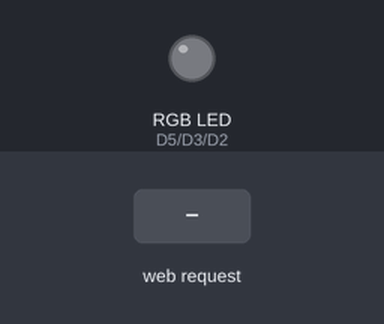
Simulated run of this sketch. Board: ESP8266 (NodeMCU). Shown: an RGB LED mixed from three pins (HIGH = lit). The inputs (shaded band) are chosen by the test bench. Dim RGB values are drawn brighter than linear; WiFi joins after 1.5 s; servers stay silent unless stated; what the sketch prints to the serial monitor is not drawn.

Above: at 2.7 s.
2.8 s: HTTP request GET /off received
At 3.6 s:
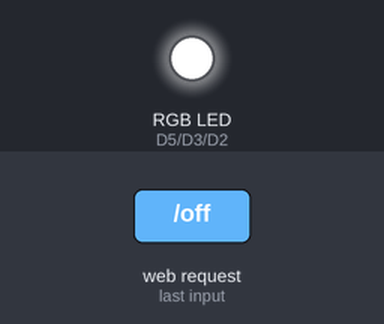
4.3 s: HTTP request GET /on received
At 4.8 s:
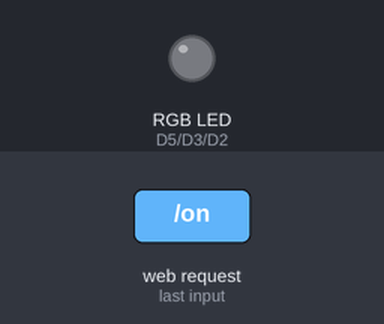
5.8 s: HTTP request GET /color?r=1 received
At 7.0 s:
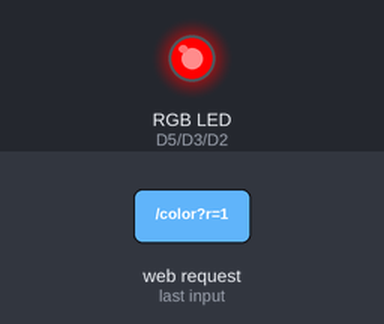
7.3 s: HTTP request GET /color?r=120 received
At 8.2 s:
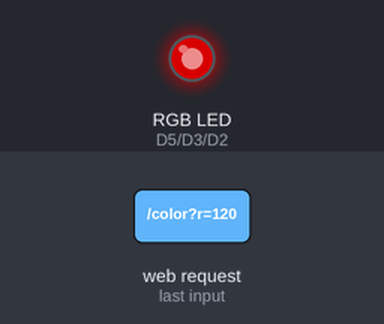
8.8 s: HTTP request GET /color?g=1 received
At 9.4 s:
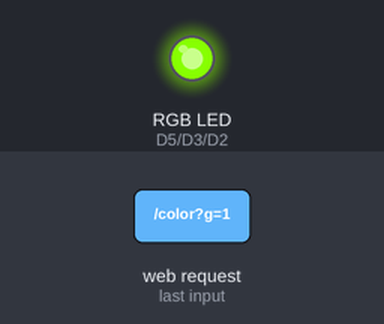
10.3 s: HTTP request GET /color?r=0 received
At 11.7 s:
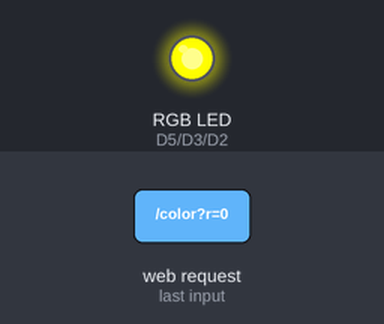
Timing chart, 0 to 12.8 s (numbered marks = the images above; inputs shaded):
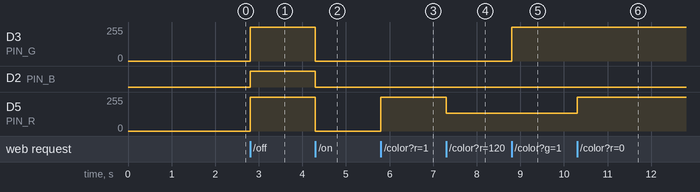

Measured:
- after the input at 2.8 s, D3 (PIN_G), D5 (PIN_R): 0/255 → 255/255 at once; D2 (PIN_B): LOW → HIGH at once
- after the input at 4.3 s, D3 (PIN_G), D5 (PIN_R): 255/255 → 0/255 at once; D2 (PIN_B): HIGH → LOW at once
- after the input at 5.8 s, D5 (PIN_R): 0/255 → 254/255 at once
- after the input at 7.3 s, D5 (PIN_R): 254/255 → 135/255 at once
- after the input at 8.8 s, D3 (PIN_G): 0/255 → 254/255 at once
- after the input at 10.3 s, D5 (PIN_R): 135/255 → 255/255 at once

The sketch:

led.ino
```cpp
#include <ESP8266WiFi.h>
#include <ESP8266WebServer.h>
#include <ArduinoJson.h>
#include <math.h>

// ——— Настройки Wi-Fi —————————————————————————————————————————————————
const char* WIFI_SSID     = "Redmi Note 12";
const char* WIFI_PASSWORD = "sarik323";

// ——— Пины ленты и микрофона ————————————————————————————————————————
#define PIN_R   D5
#define PIN_G   D3
#define PIN_B   D2
#define PIN_MIC A0

// ——— Глобальные переменные состояния —————————————————————————————
ESP8266WebServer server(80);

bool   isOn = false;
uint8_t r    = 255;
uint8_t g    = 255;
uint8_t b    = 255;
uint8_t mode = 0;  // 0=статичный, 1=дыхание, 2=радуга, 3=музыка

void setup() {
  Serial.begin(9600);

  // Инициализация пинов
  pinMode(PIN_R, OUTPUT);
  pinMode(PIN_G, OUTPUT);
  pinMode(PIN_B, OUTPUT);
  analogWrite(PIN_R, 0);  // Начальное состояние выключено
  analogWrite(PIN_G, 0);
  analogWrite(PIN_B, 0);

  // Подключение к Wi-Fi
  WiFi.mode(WIFI_STA);
  WiFi.begin(WIFI_SSID, WIFI_PASSWORD);
  while (WiFi.status() != WL_CONNECTED) {
    delay(500);
    Serial.print(".");
  }
  Serial.println();
  Serial.print("Ready, IP = ");
  Serial.println(WiFi.localIP());

  // Маршруты веб-сервера
  server.on("/", handleRoot);
  server.on("/on", handleOn);
  server.on("/off", handleOff);
  server.on("/color", handleColor);
  server.on("/mode", handleModeSetting);
  server.begin();
}

void loop() {
  server.handleClient();
  handleModeAnimations();
}

// ——— Обработчики веб-запросов ———————————————————————————————————
void handleRoot() {
  String html = "<!DOCTYPE html><html>"
                "<head><title>LED Control</title></head>"
                "<body>"
                "<h1>LED Strip Control</h1>"
                "<p><a href='/on'><button>Включить</button></a> "
                "<a href='/off'><button>Выключить</button></a></p>"
                "<form action='/color' method='GET'>"
                "R: <input type='number' name='r' min=0 max=255 value='" + String(r) + "'><br>"
                "G: <input type='number' name='g' min=0 max=255 value='" + String(g) + "'><br>"
                "B: <input type='number' name='b' min=0 max=255 value='" + String(b) + "'><br>"
                "<input type='submit' value='Установить цвет'>"
                "</form>"
                "<form action='/mode' method='GET'>"
                "Режим: <select name='m'>"
                "<option value='0'>Статичный</option>"
                "<option value='1'>Дыхание</option>"
                "<option value='2'>Радуга</option>"
                "<option value='3'>Музыка</option>"
                "</select>"
                "<input type='submit' value='Выбрать режим'>"
                "</form>"
                "</body></html>";
  server.send(200, "text/html", html);
}

void handleOn() {
  isOn = true;
  applyColor(r, g, b);  // Применяем сохраненный цвет
  server.send(200, "application/json", "{\"status\":\"on\"}");
}

void handleOff() {
  isOn = false;
  applyColor(0, 0, 0);  // Выключаем ленту
  server.send(200, "application/json", "{\"status\":\"off\"}");
}

void handleColor() {
  if (server.hasArg("r")) r = server.arg("r").toInt();
  if (server.hasArg("g")) g = server.arg("g").toInt();
  if (server.hasArg("b")) b = server.arg("b").toInt();

  r = constrain(r, 0, 255);
  g = constrain(g, 0, 255);
  b = constrain(b, 0, 255);

  if(isOn && mode == 0) {
    applyColor(r, g, b);
  }

  server.send(200, "application/json",
    "{ \"r\": " + String(r) +
    ", \"g\": " + String(g) +
    ", \"b\": " + String(b) + " }");
}

void handleModeSetting() {
  if (server.hasArg("m")) {
    mode = server.arg("m").toInt();
    if(mode < 0 || mode > 3) mode = 0;
    Serial.print("Режим изменен на: "); Serial.println(mode);  // Отладка
  }
  server.send(200, "application/json", "{ \"mode\": " + String(mode) + " }");
}

// ——— Управление лентой ———————————————————————————————————————
void applyColor(uint8_t R, uint8_t G, uint8_t B) {
  // Выводим текущие значения для отладки
  Serial.print("R: "); Serial.print(R);
  Serial.print(" (PWM: "); Serial.print(255 - R); Serial.print(")");
  Serial.print(" | G: "); Serial.print(G);
  Serial.print(" (PWM: "); Serial.print(255 - G); Serial.print(")");
  Serial.print(" | B: "); Serial.print(B);
  Serial.print(" (PWM: "); Serial.println(255 - B); Serial.print(")");

  analogWrite(PIN_R, 255 - R);
  analogWrite(PIN_G, 255 - G);
  analogWrite(PIN_B, 255 - B);
}

void handleModeAnimations() {
  if(!isOn) return;

  static unsigned long lastUpdate = 0;
  static uint8_t rainbowPhase = 0;

  switch(mode) {
    case 1:  // Дыхание
      if(millis() - lastUpdate > 30) {
        float brightness = (sin(millis()/1000.0 * PI) + 1) / 2;
        applyColor(r * brightness, g * brightness, b * brightness);
        lastUpdate = millis();
      }
      break;

    case 2:  // Радуга
      if(millis() - lastUpdate > 20) {
        rainbowPhase = (rainbowPhase + 1) % 255;
        applyColor(
          wheel((rainbowPhase) % 255),
          wheel((rainbowPhase + 85) % 255),
          wheel((rainbowPhase + 170) % 255)
        );
        lastUpdate = millis();
      }
      break;

    case 3:  // Музыка
      int micValue = analogRead(PIN_MIC);
      int level = map(micValue, 0, 1023, 0, 255);
      level = constrain(level, 0, 255);

      // Добавьте эти строки для вывода в Serial
      Serial.print("Микрофон: ");
      Serial.print(micValue);
      Serial.print(" | Уровень: ");
      Serial.println(level);

      applyColor(r * level/255, g * level/255, b * level/255);
      break;
  }
}

// Вспомогательная функция для радуги
uint32_t wheel(byte pos) {
  pos = 255 - pos;
  if(pos < 85) return (255 - pos * 3) << 16 | 0 << 8 | pos * 3;
  if(pos < 170) { pos -= 85; return 0 << 16 | pos * 3 << 8 | (255 - pos * 3); }
  pos -= 170; return pos * 3 << 16 | (255 - pos * 3) << 8 | 0;
}
```
